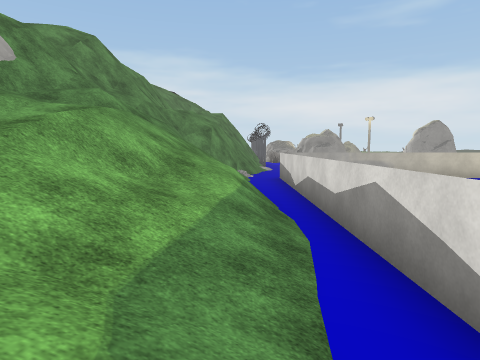
[1] (above)

24 first-person views from a walk through a 3-D level made in the Unity game engine. The camera is 1.4 m above the floor, tilts 6° down and sees 75° across. The floor is counted in squares, 2 m on a side. Each view is taken from the middle of a square. On the plan, view 1 faces up. The plan holds only what a view shows up to about 10 squares ahead; the rest is blank. The place goes on beyond the plan. The player character is not drawn. Some surface patterns are stand-ins.

[2]
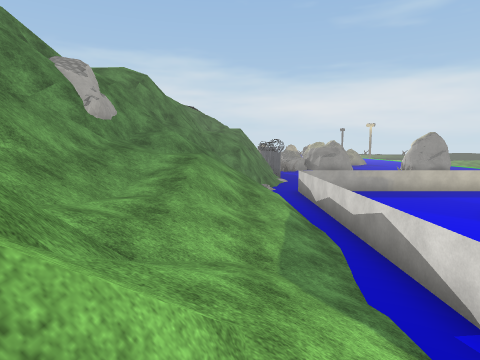

[3]
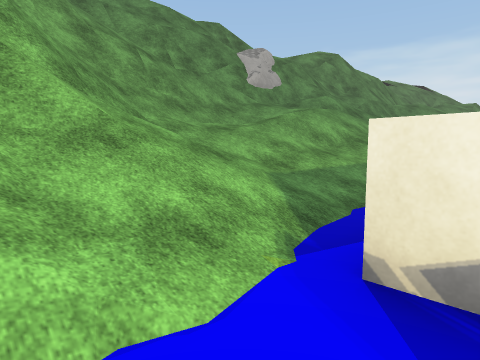

[4]
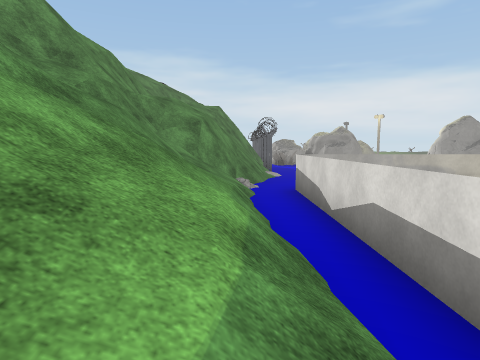

[5]
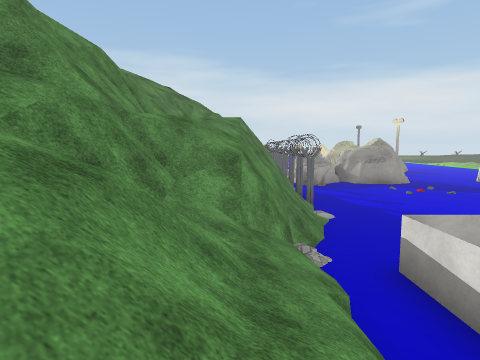

[6]
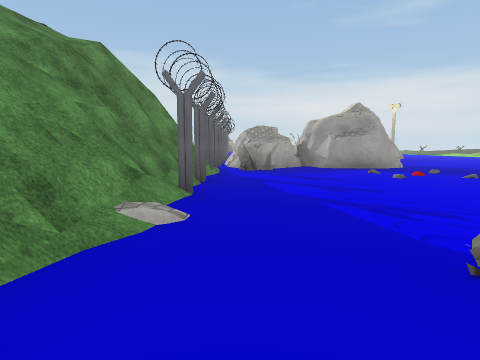

[7]
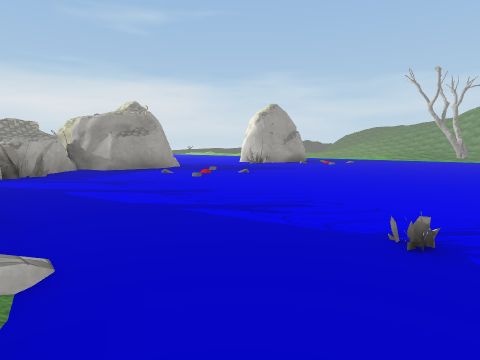

[8]
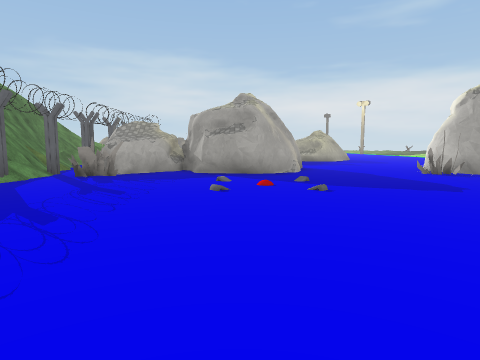

[9]
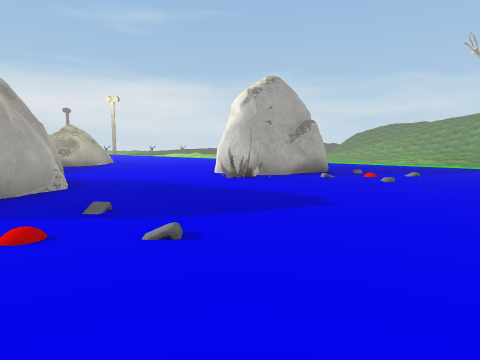

[10]
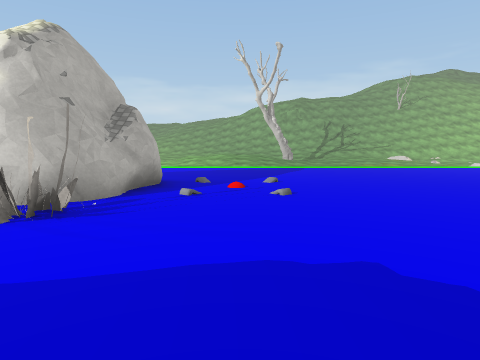

[11]
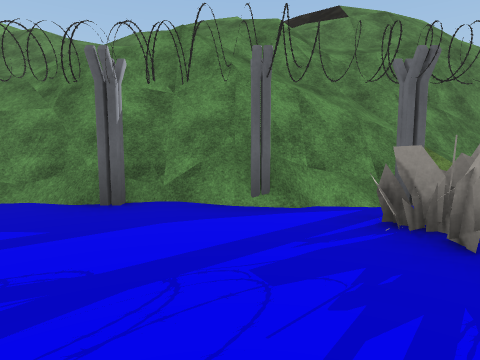

[12]
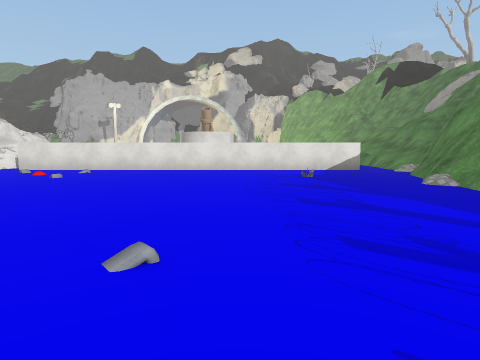

[13]
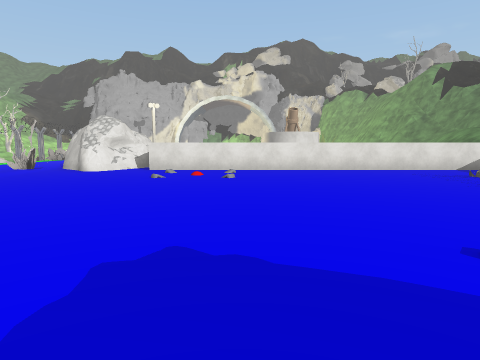

[14]
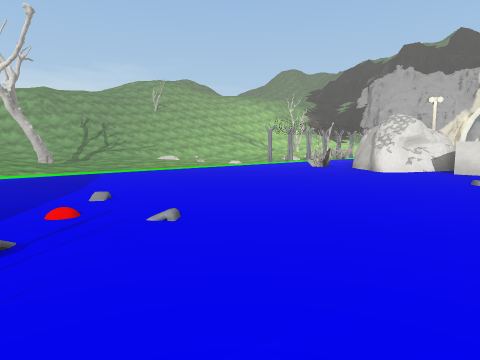

[15]
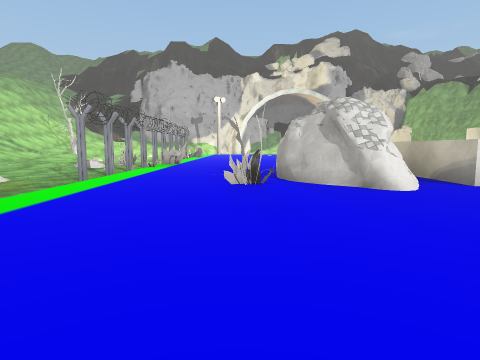

[16]
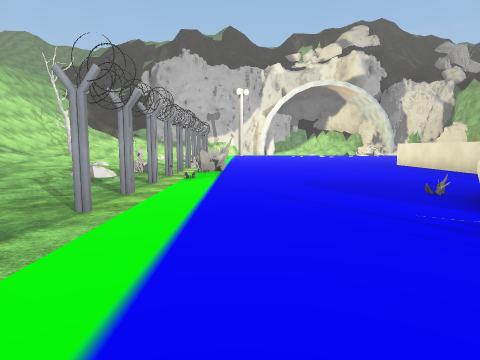

[17]
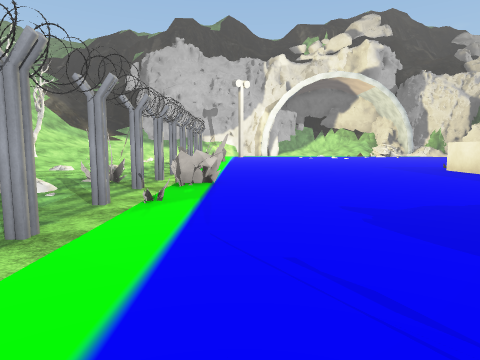

[18]
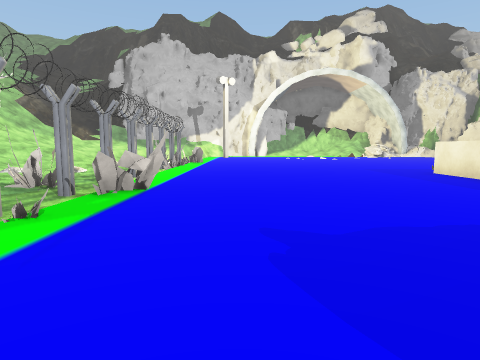

[19]
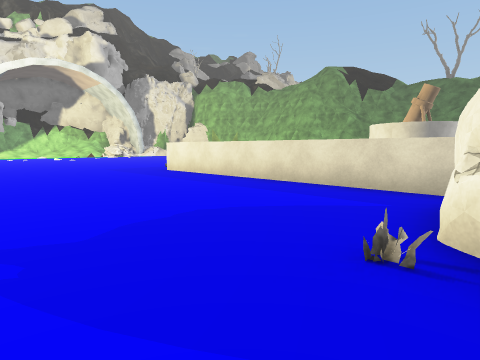

[20]
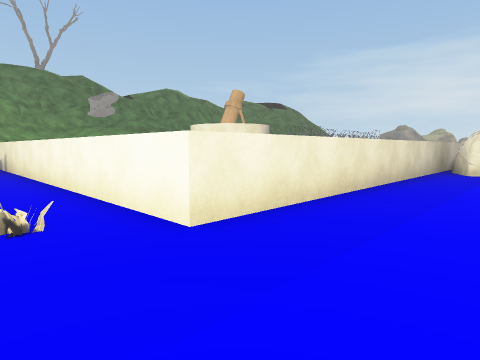

[21]
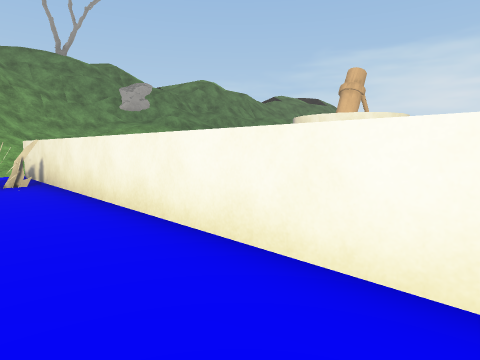

[22]
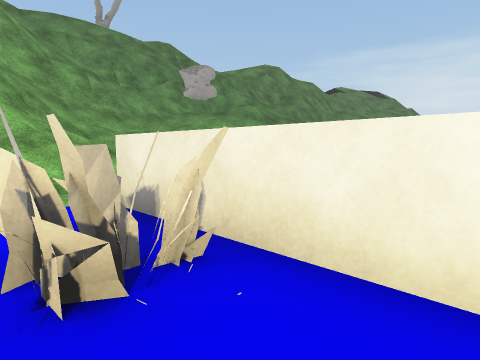

[23]
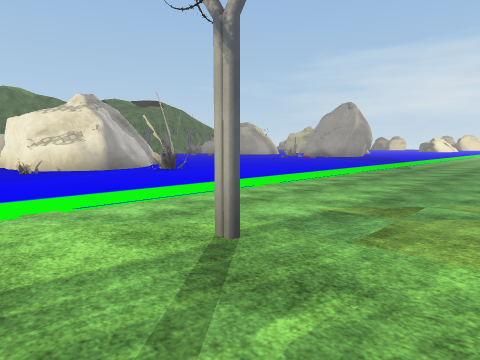

[24]
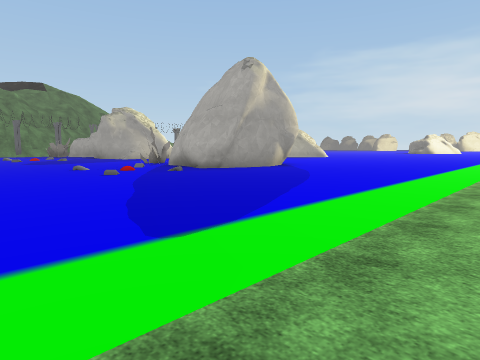

### Floor plan
Key: @ floor where view 1 was taken; # wall or solid block; . floor; / step, stairs or slope; = window, fence, low wall or low ledge; ^ raised ledge; v drop or lower ground; O other object.
Columns run from 7 left of view 1 to 22 right of it. Each row starts with its distance up from view 1.
 24    //v#       ##.... ......
 23    ///#/O #   #....###.....
 22   //#/#/=######....###.....
 21   ////vvOO#.......O###.....
 20     /////...................
 19    ////vO...................
 18    ////#.....................
 17    / //#O....................
 16    /v//#/....................
 15    ////#/....................
 14    ////#/....................
 13   /// /#/.O..................
 12   //=//#.....................
 11    /=/#/.....................
 10   /#==//.##########.##.O......
  9   /#////.#        #.###.......
  8   /v////.#        ####^....O..
  7   /=////.#        #...O.......
  6   ##////.#        #........O..
  5   ##////.#        #.......O...
  4  /##////.#        #........O..
  3  /#/////.#        #.......O../
  2 //#=////.#        #........OO.
  1 //#=////.#        #.........O.
  0 //=#///@.##########........O..
 -1    #/==//.O................O..
 -2       ///.O.......O........

Where each view was taken, in squares from view 1:
view 1: 0 up, 0 right, facing up
view 2: 2 down, 1 left, facing up
view 3: 2 down, 2 right, facing up-left
view 4: 3 up, 0 right, facing up
view 5: 6 up, 1 left, facing up
view 6: 11 up, 2 right, facing up
view 7: 12 up, 1 right, facing up-right
view 8: 13 up, 6 right, facing up
view 9: 16 up, 6 right, facing up-right
view 10: 19 up, 8 right, facing right
view 11: 19 up, 5 right, facing left
view 12: 20 up, 5 right, facing down
view 13: 20 up, 9 right, facing down
view 14: 20 up, 10 right, facing down-right
view 15: 16 up, 16 right, facing down
view 16: 12 up, 18 right, facing down
view 17: 9 up, 18 right, facing down
view 18: 8 up, 17 right, facing down
view 19: 8 up, 17 right, facing down-left
view 20: 2 down, 14 right, facing up-left
view 21: 2 down, 10 right, facing up-left
view 22: 2 down, 5 right, facing up-left
view 23: 6 up, 22 right, facing up-left
view 24: 16 up, 20 right, facing up-left
